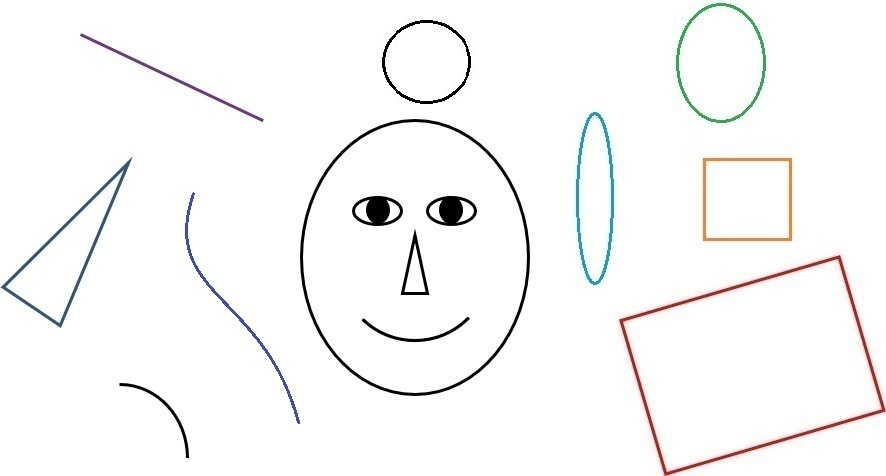
#> input picture input.jpg, 886 x 476 px
$ python main.py
#> lines starting #> are read from the running program, lines starting #| are printed output that depends on the picture; after the words box and inside, x2 and y2 are one past the last pixel; in counts of white or black regions, pixels touching at a corner belong together
import cv2
# Start of execution program
#get image
img = cv2.imread('input.jpg', cv2.IMREAD_COLOR)
#> img is the input picture: shape (476, 886, 3); mean B, G, R 247.5, 247.7, 247.9
# cv2.imshow('img', img)
# *******************************************************
# Make image greyscale
grey = cv2.cvtColor(img, cv2.COLOR_RGB2GRAY)
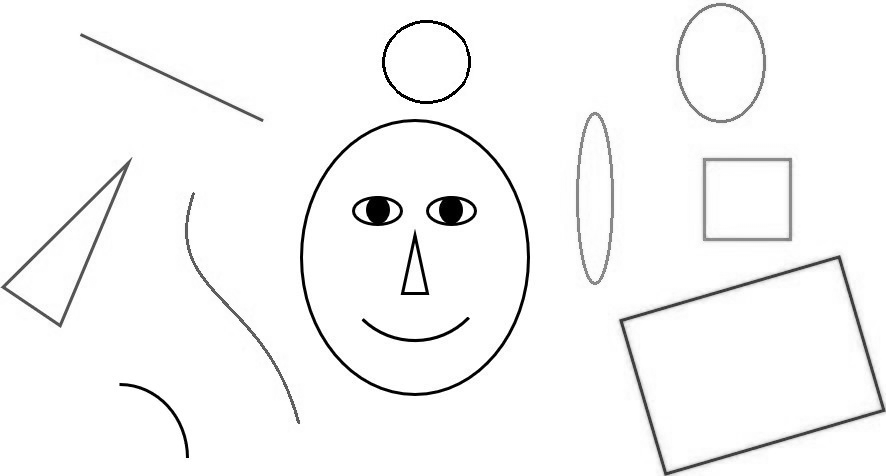
#> grey: shape (476, 886); min 0, max 255, mean 247.6
# cv2.imshow('greyscale', grey)
# *******************************************************
# Binarise greyscale pixels
(_, thresh) = cv2.threshold(grey, 230, 255, 1)
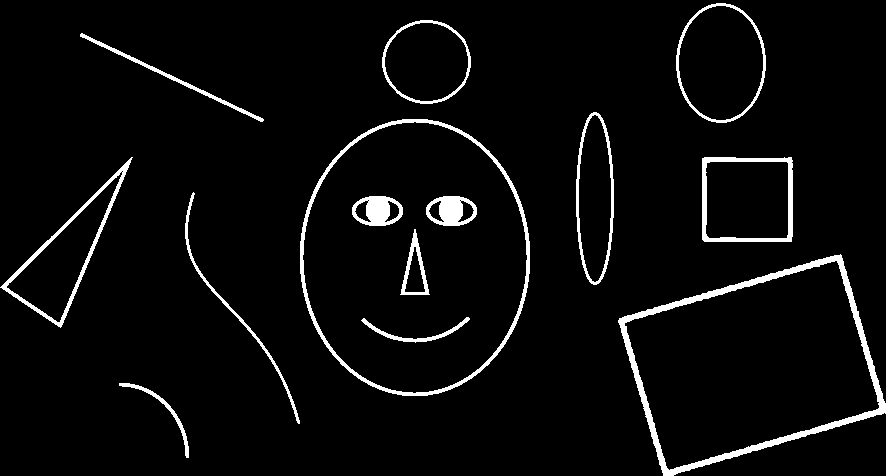
#> thresh: shape (476, 886); 4.4% white; 14 white regions
# cv2.imshow('thresholded', thresh)
# *******************************************************
#Get shape contours
(contours, hierarchy) = cv2.findContours(thresh, cv2.RETR_EXTERNAL, cv2.CHAIN_APPROX_NONE)
#> contours = 10 contours; largest, box (x1, y1, x2, y2) and area: (300, 119, 530, 396) 49938, (618, 254, 886, 476) 38273, (676, 3, 766, 123) 8311, (702, 157, 793, 242) 7496, (0, 157, 133, 328) 6602
# *******************************************************
for contour in contours:
    if cv2.contourArea(contour) > 130:
        x, y, w, h = cv2.boundingRect(contour)
        perimeter = cv2.arcLength(contour, True)
        e = 0.009 * perimeter
        approxContour = cv2.approxPolyDP(contour, epsilon= e, closed= True)
        cv2.drawContours(grey, [contour], contourIdx= -1, color=(255, 255, 255), thickness=9)
        newImage = grey[y:y+h, x:x+w]

        (newContour, newHierarchy) = cv2.findContours(newImage, cv2.RETR_TREE, cv2.CHAIN_APPROX_NONE)

        if len(newContour) > 7:
            cv2.putText(img, "Face", (x+15, y+15), fontFace=cv2.FONT_HERSHEY_PLAIN, fontScale=1, color=(0,0,255), thickness=1)


            (_, thresh) = cv2.threshold(newImage, 230, 255, 1)
            (innerContours,innerHierarchy) = cv2.findContours(thresh, cv2.RETR_EXTERNAL, cv2.CHAIN_APPROX_NONE)
            yCoordinate = []
            for inContour in innerContours:
                perimeter1 = cv2.arcLength(inContour, True)
                e1 = 0.009 * perimeter1
                approxContour = cv2.approxPolyDP(inContour, epsilon= e1, closed= True)
                _,y1, _, _ = cv2.boundingRect(inContour)
                yCoordinate.append(y1)
            yCoordinate.sort(reverse=False)
            for inContour in innerContours:
                # recognized on name internal parts of the face
                x2, y2, w2, h2 = cv2.boundingRect(inContour)
                shapeName =""
                for yIndex in range(len(yCoordinate)):
                    if y2 == yCoordinate[yIndex] or y2 == yCoordinate[yIndex+1]:
                        shapeName = "Eye"
                        break
                    elif y2 == yCoordinate[yIndex+2]:
                        shapeName = "Nose"
                        break
                    else:
                        shapeName = "Mouth"
                        break
                cv2.putText(img, shapeName, (x2+x, y2+y), fontFace= cv2.FONT_HERSHEY_PLAIN, fontScale= 1, color= (0, 0, 255), thickness= 1)
        else:
            # ****************************************************
            # recognized on shape name
            shapeName=""
            if len(approxContour) == 2:
                shapeName= 'Line'
            elif len(approxContour) == 3:
                shapeName= 'Triangle'
            elif len(approxContour) == 4:
                shapeName= 'Rectangle'
            elif 5 <= len(approxContour) <= 10:

                shapeName= 'Curve'
            else:
                shapeName= 'Circle'
            cv2.putText(img, shapeName, (x+15,y+35), fontFace= cv2.FONT_HERSHEY_PLAIN, fontScale= 1, color= (0, 0, 255), thickness= 1)
#> this loop made 10 passes
#> (x, y, w, h, perimeter, e, shapeName) on passes 2, 4, 5, 8: (618, 254, 268, 222, 852, 7.67, 'Rectangle'), (702, 157, 91, 85, 348.4, 3.14, 'Rectangle'), (0, 157, 133, 171, 462.8, 4.17, 'Triangle'), (80, 33, 184, 89, 440.7, 3.97, 'Line')
#> (x, y, w, h, perimeter, e, shapeName) on passes 1, 3, 7, 9, 10: (119, 383, 70, 75, 238, 2.14, 'Curve'), (185, 192, 115, 232, 562.8, 5.07, 'Curve'), (576, 112, 38, 173, 380.5, 3.42, 'Circle'), (382, 20, 89, 84, 283.4, 2.55, 'Circle'), (676, 3, 90, 120, 345.7, 3.11, 'Circle')
#> pass 2, `newImage = grey[y:y+h, x:x+w]`:
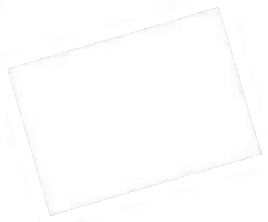
#> newImage: shape (222, 268); min 218, max 255, mean 254.3
#> after the loop:
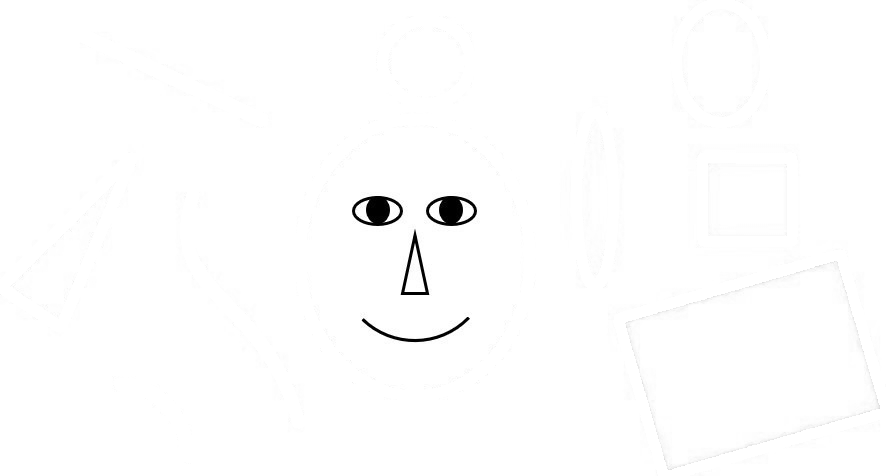
#> grey: shape (476, 886); 9.47% of pixels changed, all inside (x1, y1, x2, y2) = (0, 0, 886, 476)
#> after the loop:
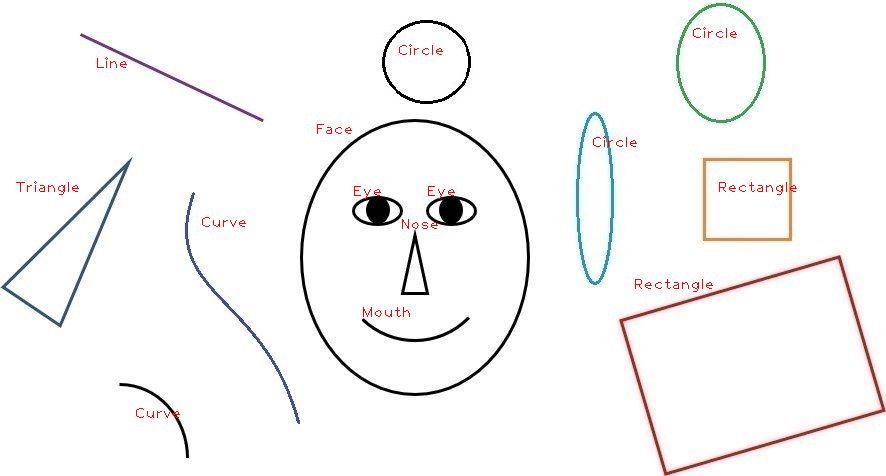
#> img: shape (476, 886, 3); 0.32% of pixels changed, all inside (x1, y1, x2, y2) = (16, 27, 797, 418)
#> after the loop:
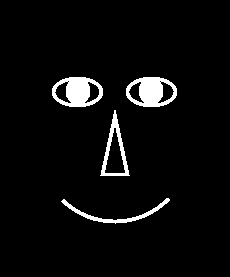
#> thresh: shape (277, 230); 4.5% white; 4 white regions, box (x1, y1, x2, y2) and area: (52, 77, 103, 107) 935, (126, 77, 177, 107) 933, (100, 110, 130, 176) 529, (61, 198, 170, 224) 466

cv2.imshow('name image', img)
cv2.waitKey()

$ run again, with example.png saved as input.jpg
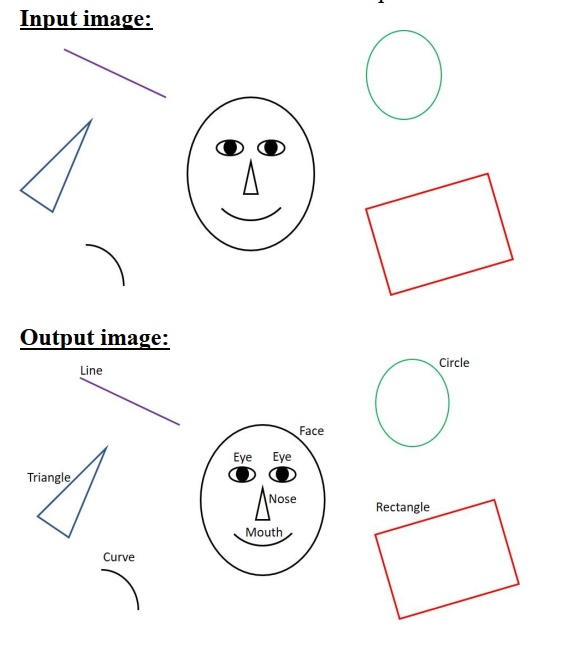
#> input picture example.png, 567 x 663 px
#> img is the input picture: shape (663, 567, 3); mean B, G, R 248.8, 248.8, 249.2
#> `(_, thresh) = cv2.threshold(grey, 230, 255, 1)`:
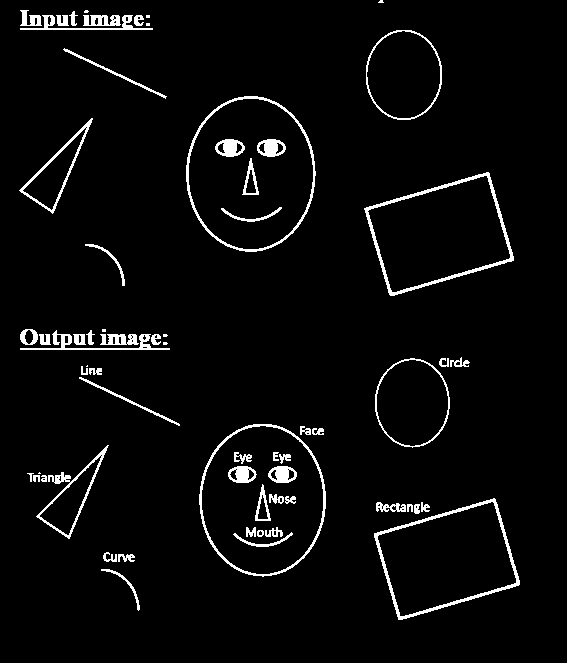
#> thresh: shape (663, 567); 3.9% white; 65 white regions (9 under 20 px)
#> contours = 49 contours, 12 with area under 20; largest, box (x1, y1, x2, y2) and area: (186, 96, 316, 252) 15638, (199, 424, 326, 577) 15002, (364, 172, 514, 296) 11851, (374, 498, 520, 620) 11374, (366, 30, 442, 120) 5346
#> the loop `for contour in contours:` made 49 passes
#> (x, y, w, h, perimeter, e, newContour, newHierarchy) on passes 7, 27, 33: (376, 502, 30, 10, 117.4, 1.06, 1 contour; box (x1, y1, x2, y2) and area: (0, 0, 30, 10) 261, [[-1, -1, -1, -1]]), (100, 334, 39, 11, 140.4, 1.26, 1 contour; box (x1, y1, x2, y2) and area: (0, 0, 39, 11) 380, [[-1, -1, -1, -1]]), (20, 329, 18, 16, 54.63, 0.492, 1 contour; box (x1, y1, x2, y2) and area: (0, 0, 18, 16) 255, [[-1, -1, -1, -1]])
#> after the loop `for contour in contours:`:
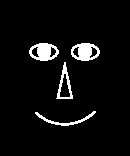
#> thresh: shape (156, 130); 5.3% white; 4 white regions, box (x1, y1, x2, y2) and area: (29, 43, 59, 61) 341, (71, 43, 100, 61) 338, (56, 62, 73, 99) 203, (35, 111, 96, 126) 187
